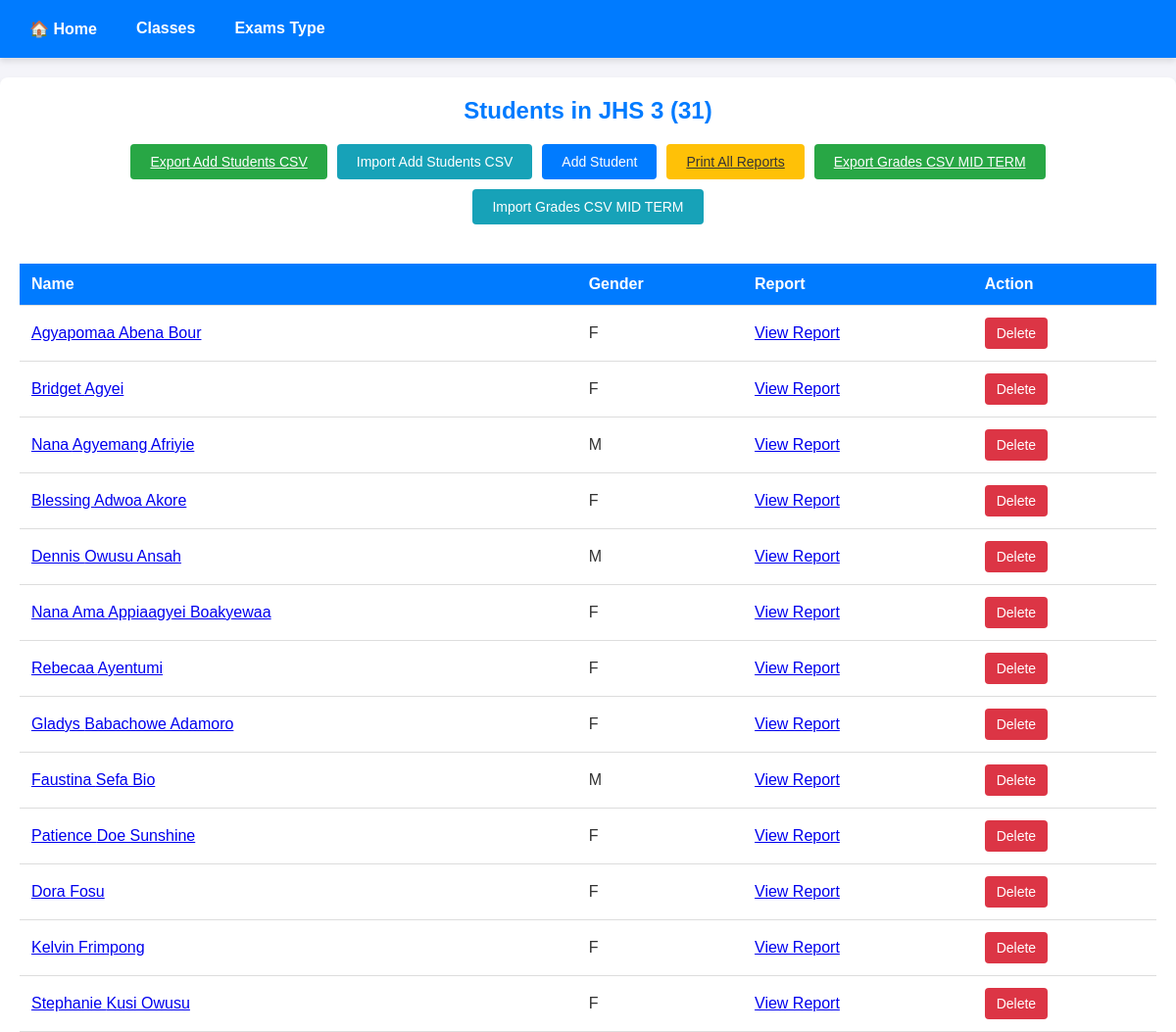
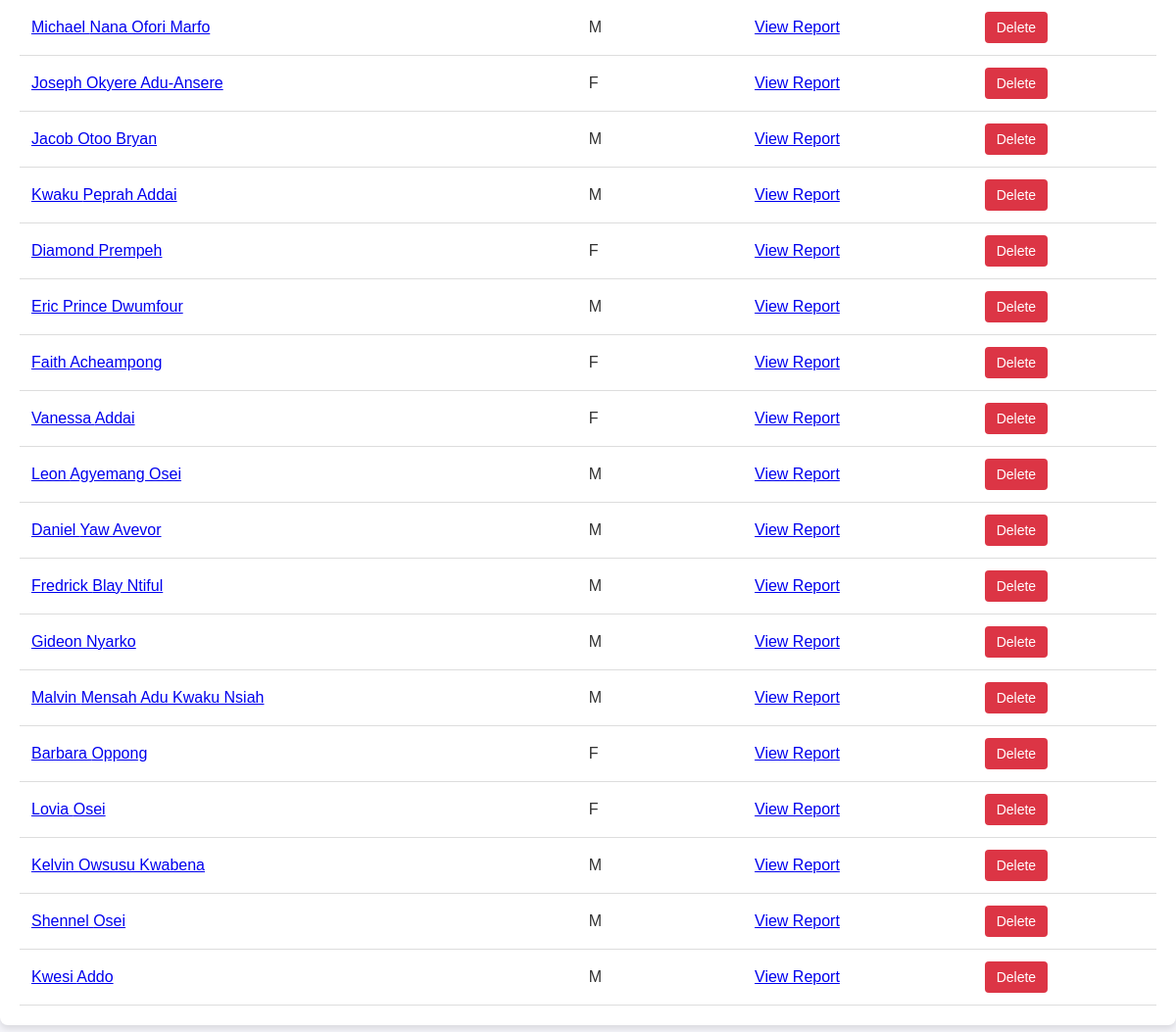
The app's page /students/jhs-3/mid-term, older data (2 pictures, top to bottom).
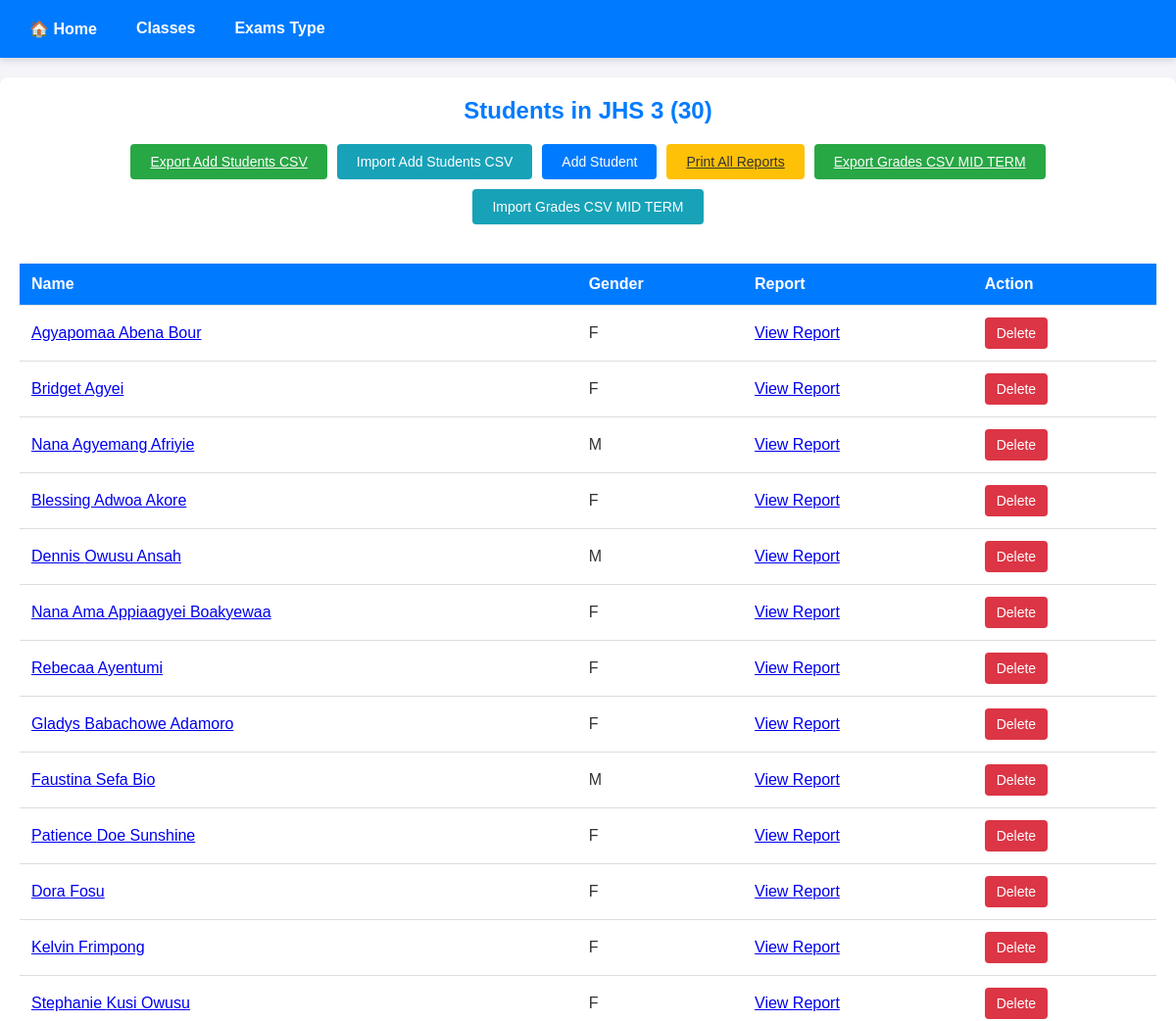
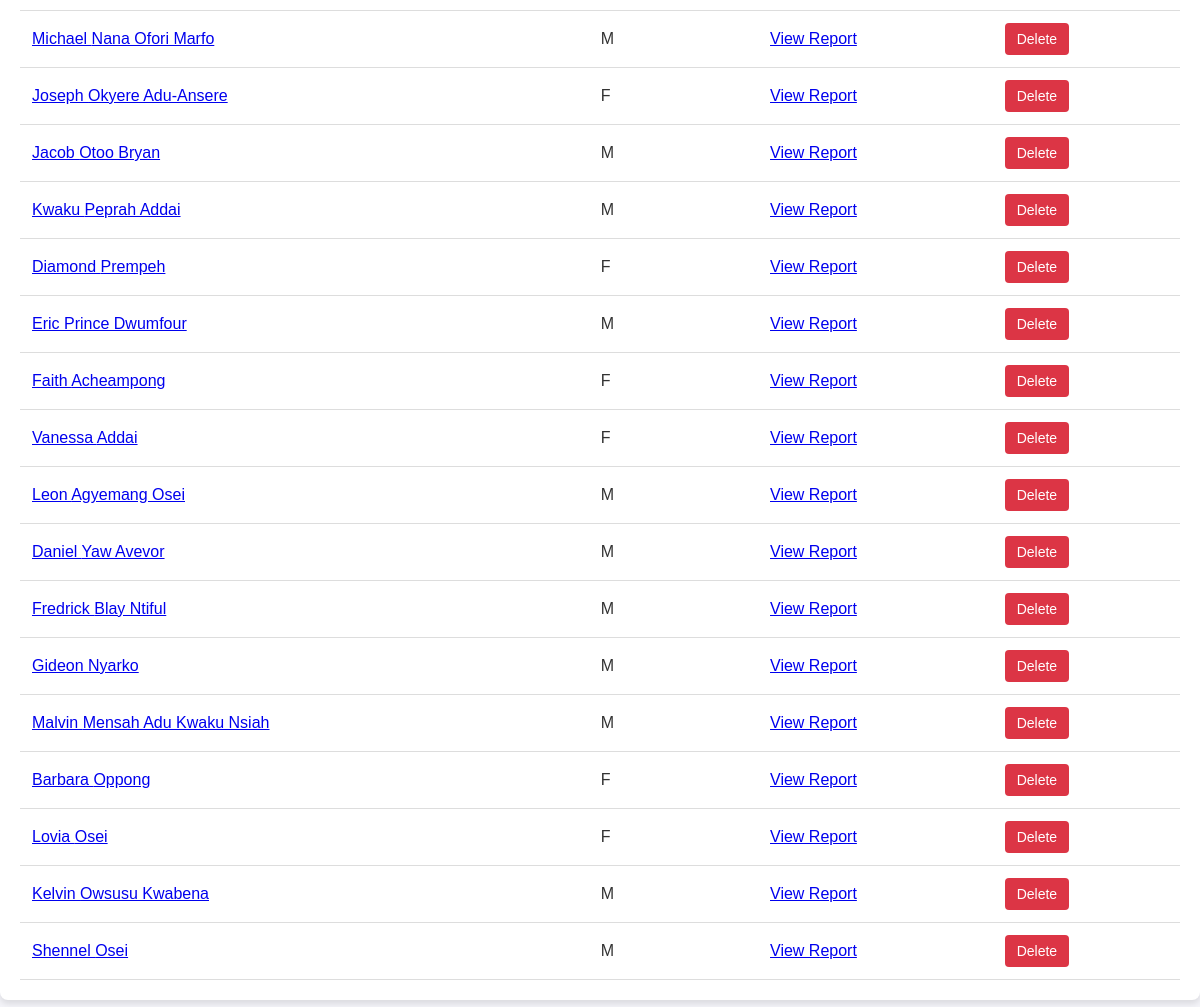
The same page, newer data (2 pictures, top to bottom).
### grades/models.py (models this page shows, shortened)
class Student(models.Model):
    GENDER_CHOICES = [
        ('M', 'Male'),
        ('F', 'Female'),
    ]
    first_name = models.CharField(max_length=50)
    last_name = models.CharField(max_length=50)
    class_name = models.ForeignKey(ClassName, on_delete=models.CASCADE, null=True)
    gender = models.CharField(max_length=1, choices=GENDER_CHOICES)

### grades/views.py (the view)
# urls.py: path("students/<slug:slug>/mid-term",views.students_mid_terms, name="students-mid-term"),
def students_mid_terms(request, slug):
    class_info = get_object_or_404(ClassName, slug=slug)
    students_in_class = class_info.student_set.all()
    if request.method == "POST":
        if "delete_student" in request.POST:
            student_id = request.POST.get("student_id")
            try:
                student = Student.objects.get(id=student_id)
                student.delete()
                messages.success(request, "✅ Student deleted successfully!")
            except Student.DoesNotExist:
                messages.error(request, "❌ Student not found.")
            return redirect('students-mid-term', slug=slug)
        form = StudentForm(request.POST)
        if form.is_valid():
            first_name = form.cleaned_data['first_name']
            last_name = form.cleaned_data['last_name']
            gender = form.cleaned_data['gender']
            Student.objects.update_or_create(
                first_name=first_name,
                last_name=last_name,
                class_name=class_info,  # Ensure student belongs to the correct class
                defaults={"gender": gender}  # Update gender if student exists
            )
            messages.success(request, "✅ Student added successfully!")
            return redirect('students-mid-term', slug=slug)  # Refresh page after adding/updating student
    else:
        form = StudentForm()
    return render(request, "grades/students_mid_term.html", {
        "students_in_class": students_in_class,
        "form": form,
        "class_info": class_info,
    })

### grades/templates/grades/students_mid_term.html (shortened to what this page needs)
{% extends "grades/base.html" %}
{% load static %}
{% block css_files %}
<link rel="stylesheet" href="{% static "grades/css/add-students.css" %}">
{% endblock css_files %}
{% block content %}
<nav class="nav-links">
    <a href="{% url 'index' %}" class="nav-link">🏠 Home</a>
    <a href="{% url 'students' %}" class="nav-link">Classes</a>
    <a href="{% url 'students-exams-type' class_info.slug %}" class="nav-link">Exams Type</a>
</nav>
<div class="container">
    <div class="header">
        <h2>Students in {{ class_info.name }} ({{ students_in_class|length }})</h2>
        <div class="action-buttons">
            <a href="{% url 'export-students-csv' class_info.slug %}" class="export-btn">Export Add Students CSV</a>
            <button class="import-btn" onclick="openImportForm()">Import Add Students CSV</button>
            <button class="add-student-btn" onclick="openForm()">Add Student</button>
            <a class="print-all-btn export-btn" href="{% url 'mid-term-print-all-reports' class_info.slug %}">
                Print All Reports
            </a>
            <a href="{% url 'export-grades-csv-mid-term' class_info.slug %}" class="export-btn">Export Grades CSV MID TERM</a>
            <button class="import-btn" onclick="openGradesImportForm()">Import Grades CSV MID TERM</button>
        </div>
    </div>
    {% if students_in_class %}
    <div class="table-container">
        <table>
            <thead>
                <tr>
                    <th>Name</th>
                    <th>Gender</th>
                    <th>Report</th>
                    <th>Action</th>
                </tr>
            </thead>
            <tbody>
                {% for student in students_in_class %}
                <tr>
                    <td>
                        <a href="{% url 'mid-term-indv-result' class_info.slug student.id %}">
                            {{ student.first_name }} {{ student.last_name }}
                        </a>
                    </td>
                    <td>{{ student.gender }}</td>
                    <td>
                        <a href="{% url 'mid-term-view-report' class_info.slug student.id %}">
                            View Report
                        </a>
                    </td>
                    <td>
                        <form method="post" action="{% url 'students-mid-term' class_info.slug %}" style="display: inline;">
                            <button type="submit" name="delete_student" class="delete-btn">Delete</button>
                        </form>
                    </td>
                </tr>
                {% endfor %}
            </tbody>
        </table>
    </div>
    {% else %}
    <div class="no-students-message">
        <p>No Students Added</p>
    </div>
    {% endif %}
</div>
{% endblock content %}

Row changes from the older to the newer data that the page shows:
removed Student: first_name "Kwesi", last_name "Addo", gender "M"
Text that changed along with them:
{{ students_in_class|length }}: "31" → "30"
